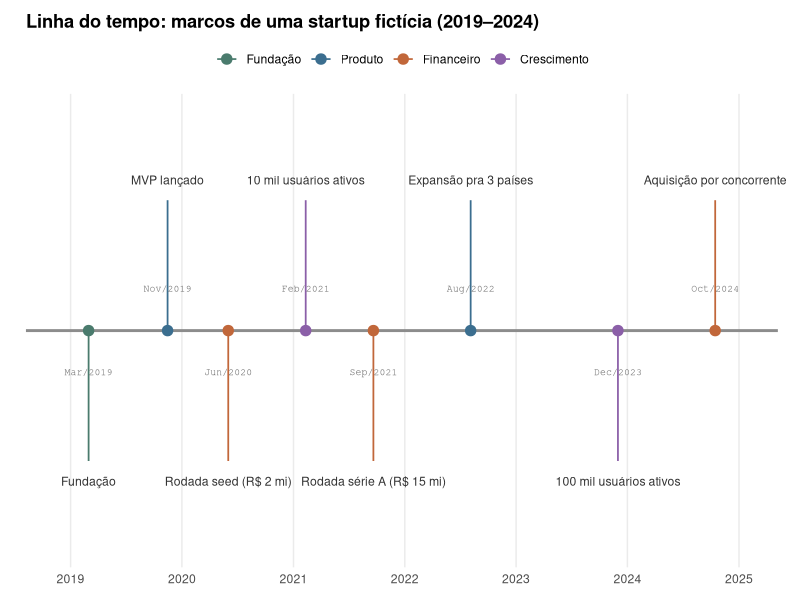

Here is the R script that generated this plot:
# Libraries
library(ggplot2)
library(jsonlite)

# Sessao roda em locale C puro (ASCII) neste ambiente -- sem isso, toda
# string acentuada (titulo, nomes de marco) sai corrompida byte a byte no
# data.json e no proprio PNG. "C.utf8" existe no sistema (locale -a).
invisible(Sys.setlocale("LC_CTYPE", "C.utf8"))

# Dados 100% ficticios: marcos de uma startup fictícia ao longo de 6 anos.
# Datas IRREGULARES de propósito (não um marco por ano/trimestre) -- é
# justamente o que diferencia uma linha do tempo de um bar chart de eventos:
# a posição no eixo já mostra o espaçamento real entre os marcos (o salto de
# "MVP lançado" pra "Rodada seed" é mais rápido que o resto), sem precisar de
# nenhum número de dias escrito no gráfico.
eventos <- data.frame(
  data = as.Date(c(
    "2019-03-01", "2019-11-15", "2020-06-01", "2021-02-10",
    "2021-09-20", "2022-08-05", "2023-12-01", "2024-10-15"
  )),
  marco = c(
    "Fundação", "MVP lançado", "Rodada seed (R$ 2 mi)",
    "10 mil usuários ativos", "Rodada série A (R$ 15 mi)",
    "Expansão pra 3 países", "100 mil usuários ativos",
    "Aquisição por concorrente"
  ),
  # Categoria de cada marco -- pedido do usuário pra evoluir este gráfico
  # além de instante+rótulo. As 4 categorias formam a própria narrativa da
  # startup contada em paralelo à data: um funding puxando o próximo produto,
  # que puxa o próximo patamar de usuários.
  categoria = c(
    "Fundação", "Produto", "Financeiro", "Crescimento",
    "Financeiro", "Produto", "Crescimento", "Financeiro"
  )
)
eventos <- eventos[order(eventos$data), ]
# Alterna label acima/abaixo do eixo pra caber sem sobrepor -- índice par
# fica acima, ímpar fica abaixo (nunca sorteado: precisa ser reproduzível
# pra bater com a mesma alternância na versão D3).
eventos$lado <- ifelse(seq_len(nrow(eventos)) %% 2 == 0, 1, -1)

# A cor de cada categoria nasce AQUI, uma única vez -- o data.json exporta os
# mesmos hex, pra estático e interativo nunca discordarem de que cor é cada
# categoria (mesma regra do cronograma de lançamento, aplicada a marco em vez
# de fase). O eixo/espinha continua neutro: cor é atributo do EVENTO, não do
# tempo em si.
cor_categoria <- c(
  "Fundação"    = "#4A7B6D",
  "Produto"     = "#3B6E8F",
  "Financeiro"  = "#C1673A",
  "Crescimento" = "#8B5FA8"
)
eventos$categoria <- factor(eventos$categoria, levels = names(cor_categoria))

cor_eixo   <- "grey55"
cor_texto  <- "grey20"
altura_haste <- 1

p <- ggplot(eventos, aes(x = data, y = 0)) +
  geom_hline(yintercept = 0, colour = cor_eixo, linewidth = 1) +
  geom_segment(aes(xend = data, y = 0, yend = lado * altura_haste, colour = categoria), linewidth = 0.6) +
  geom_point(aes(colour = categoria), size = 3.2) +
  geom_text(
    aes(y = lado * altura_haste * 1.12, label = marco, vjust = ifelse(lado > 0, 0, 1)),
    colour = cor_texto, size = 3.1, lineheight = 0.9, family = "sans"
  ) +
  geom_text(
    aes(y = lado * altura_haste * 0.32, label = format(data, "%b/%Y")),
    colour = "grey45", size = 2.5, family = "mono"
  ) +
  scale_colour_manual(values = cor_categoria, name = NULL) +
  scale_x_date(date_labels = "%Y", date_breaks = "1 year", expand = expansion(mult = 0.1)) +
  scale_y_continuous(limits = c(-altura_haste * 1.65, altura_haste * 1.65)) +
  labs(title = "Linha do tempo: marcos de uma startup fictícia (2019–2024)", x = NULL, y = NULL) +
  theme_minimal(base_size = 11) +
  theme(
    plot.title = element_text(face = "bold"),
    axis.text.y = element_blank(),
    axis.title.y = element_blank(),
    panel.grid.major.y = element_blank(),
    panel.grid.minor = element_blank(),
    panel.grid.major.x = element_line(colour = "grey92"),
    legend.position = "top",
    plot.margin = margin(t = 10, r = 16, b = 10, l = 16)
  ) +
  coord_cartesian(clip = "off")

ggsave("output.png", plot = p, width = 10, height = 5.5, dpi = 150)

# ---------------------------------------------------------------------------
# Versao interativa: mesma linha do tempo, com tooltip por marco. O lado
# (acima/abaixo) precisa ser o MESMO calculado aqui -- nao recalculado no D3
# -- pra estatico e interativo nunca discordarem de qual marco fica de que
# lado (mesma regra de "a cor nasce uma vez" aplicada aqui a layout, nao cor).
# ---------------------------------------------------------------------------
viz <- list(
  meta = list(corEixo = cor_eixo, cores = as.list(cor_categoria)),
  eventos = lapply(seq_len(nrow(eventos)), function(i) {
    list(
      data = format(eventos$data[i], "%Y-%m-%d"),
      marco = eventos$marco[i],
      categoria = as.character(eventos$categoria[i]),
      lado = eventos$lado[i]
    )
  })
)

write_json(viz, "data.json", auto_unbox = TRUE, digits = NA)
